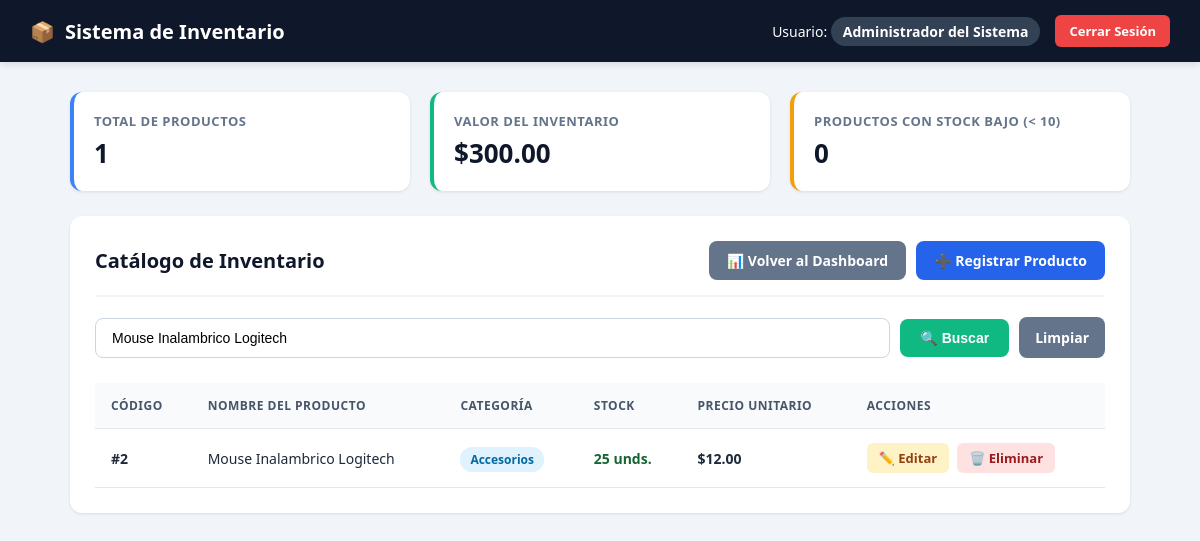
Page /inventario.php?buscar=Mouse Inalambrico Logitech (signed in) on the committed database.
### tables this page shows
CREATE TABLE IF NOT EXISTS productos (
id INT AUTO_INCREMENT PRIMARY KEY,
nombre_producto VARCHAR(100) NOT NULL,
categoria_id INT NOT NULL,
stock INT NOT NULL,
precio DECIMAL(10, 2) NOT NULL,
FOREIGN KEY (categoria_id) REFERENCES categorias(id)
);

CREATE TABLE IF NOT EXISTS categorias (
id INT AUTO_INCREMENT PRIMARY KEY,
nombre_categoria VARCHAR(50) NOT NULL UNIQUE
);

### inventario.php (the view, shortened to what this page needs)
<?php
require_once 'conexion.php';
$busqueda = trim($_GET['buscar'] ?? '');
if ($busqueda !== '') {
    $sql = "SELECT p.id, p.nombre_producto, c.nombre_categoria, p.stock, p.precio
            FROM productos p
            INNER JOIN categorias c ON p.categoria_id = c.id
            WHERE p.nombre_producto LIKE ? OR c.nombre_categoria LIKE ?
            ORDER BY p.id ASC";
    $stmt = $conn->prepare($sql);
    $param_busqueda = "%" . $busqueda . "%";
    $stmt->bind_param("ss", $param_busqueda, $param_busqueda);
    $stmt->execute();
    $resultado = $stmt->get_result();
} else {
    $sql = "SELECT p.id, p.nombre_producto, c.nombre_categoria, p.stock, p.precio
            FROM productos p
            INNER JOIN categorias c ON p.categoria_id = c.id
            ORDER BY p.id ASC";
    $resultado = $conn->query($sql);
}
$total_productos = 0;
$valor_total = 0;
$stock_bajo_count = 0;
$productos_data = [];
if ($resultado && $resultado->num_rows > 0) {
    while ($row = $resultado->fetch_assoc()) {
        $productos_data[] = $row;
        $total_productos++;
        $valor_total += ($row['precio'] * $row['stock']);
    }
}
?>
<!DOCTYPE html>
<html lang="es">
<head>
</head>
<body>
<nav class="navbar">
    <div class="navbar-brand">
        <span>📦</span> Sistema de Inventario
    </div>
    <div class="user-info">
        <span>Usuario: <span class="user-badge"><?php echo htmlspecialchars($_SESSION['nombre'] ?? 'Usuario'); ?></span></span>
        <a href="logout.php" class="btn-salir">Cerrar Sesión</a>
    </div>
</nav>
<div class="container">
    <div class="stats-grid">
        <div class="stat-card">
            <div class="stat-title">Total de Productos</div>
            <div class="stat-value"><?php echo $total_productos; ?></div>
        </div>
        <div class="stat-card success">
            <div class="stat-title">Valor del Inventario</div>
            <div class="stat-value">$<?php echo number_format($valor_total, 2); ?></div>
        </div>
        <div class="stat-card alert">
            <div class="stat-title">Productos con Stock Bajo (&lt; 10)</div>
            <div class="stat-value"><?php echo $stock_bajo_count; ?></div>
        </div>
    </div>
    <div class="main-card">
        <div class="header-actions">
            <h2>Catálogo de Inventario</h2>
            <div style="display: flex; gap: 10px; align-items: center; flex-wrap: wrap;">
                <a href="dashboard.php" class="btn-dashboard">📊 Volver al Dashboard</a>
                <a href="nuevo_producto.php" class="btn-nuevo">➕ Registrar Producto</a>
            </div>
        </div>
        <form method="GET" action="inventario.php" class="search-form">
            <div class="search-box">
                <input type="text"
                       name="buscar"
                       placeholder="Buscar por nombre de producto o categoría..."
                       value="<?php echo htmlspecialchars($busqueda); ?>"
                       autocomplete="off">
                <button type="submit" class="btn-search">🔍 Buscar</button>
                <?php if ($busqueda !== ''): ?>
                    <a href="inventario.php" class="btn-clear">Limpiar</a>
                <?php endif; ?>
            </div>
        </form>
        <table>
            <thead>
                <tr>
                    <th>Código</th>
                    <th>Nombre del Producto</th>
                    <th>Categoría</th>
                    <th>Stock</th>
                    <th>Precio Unitario</th>
                    <th>Acciones</th>
                </tr>
            </thead>
            <tbody>
                <?php if (count($productos_data) > 0): ?>
                    <?php foreach ($productos_data as $fila): ?>
                        <tr>
                            <td><strong>#<?php echo htmlspecialchars($fila['id']); ?></strong></td>
                            <td><?php echo htmlspecialchars($fila['nombre_producto']); ?></td>
                            <td><span class="badge-category"><?php echo htmlspecialchars($fila['nombre_categoria']); ?></span></td>
                            <td>
                                <?php if ($fila['stock'] < 10): ?>
                                    <span class="stock-bajo">⚠️ <?php echo $fila['stock']; ?> unds.</span>
                                <?php else: ?>
                                    <span class="stock-ok"><?php echo $fila['stock']; ?> unds.</span>
                                <?php endif; ?>
                            </td>
                            <td><strong>$<?php echo number_format($fila['precio'], 2); ?></strong></td>
                            <td>
                                <div class="action-buttons">
                                    <a href="editar_producto.php?id=<?php echo $fila['id']; ?>" class="btn-editar">✏️ Editar</a>
                                    <a href="eliminar_producto.php?id=<?php echo $fila['id']; ?>"
                                       class="btn-eliminar"
                                       onclick="return confirm('¿Estás seguro de eliminar el producto: <?php echo htmlspecialchars($fila['nombre_producto'], ENT_QUOTES); ?>?');">
                                       🗑️ Eliminar
                                    </a>
                                </div>
                            </td>
                        </tr>
                    <?php endforeach; ?>
                <?php endif; ?>
            </tbody>
        </table>
    </div>
</div>
</body>
</html>

### inventario.php (style rules this page uses)
* { box-sizing: border-box; }
body { font-family: 'Segoe UI', system-ui, -apple-system, sans-serif; background-color: #f1f5f9; margin: 0; padding: 0; color: #1e293b; }
.navbar { background-color: #0f172a; color: white; padding: 15px 30px; display: flex; justify-content: space-between; align-items: center; box-shadow: 0 4px 6px -1px rgba(0, 0, 0, 0.1); }
.navbar-brand { font-size: 20px; font-weight: 700; display: flex; align-items: center; gap: 10px; }
.user-info { display: flex; align-items: center; gap: 15px; font-size: 14px; }
.user-badge { background: #334155; padding: 5px 12px; border-radius: 20px; font-weight: 600; }
.btn-salir { background-color: #ef4444; color: white; text-decoration: none; padding: 7px 14px; border-radius: 6px; font-weight: 600; font-size: 13px; transition: background-color 0.2s; }
.container { max-width: 1100px; margin: 30px auto; padding: 0 20px; }
.stats-grid { display: grid; grid-template-columns: repeat(auto-fit, minmax(240px, 1fr)); gap: 20px; margin-bottom: 25px; }
.stat-card { background: white; padding: 20px; border-radius: 12px; box-shadow: 0 1px 3px rgba(0,0,0,0.1); border-left: 4px solid #3b82f6; }
.stat-card.alert { border-left-color: #f59e0b; }
.stat-card.success { border-left-color: #10b981; }
.stat-title { font-size: 13px; color: #64748b; text-transform: uppercase; font-weight: 700; letter-spacing: 0.5px; }
.stat-value { font-size: 26px; font-weight: 700; color: #0f172a; margin-top: 5px; }
.main-card { background: white; border-radius: 12px; box-shadow: 0 1px 3px rgba(0,0,0,0.1); padding: 25px; }
.header-actions { display: flex; justify-content: space-between; align-items: center; border-bottom: 2px solid #f1f5f9; padding-bottom: 15px; margin-bottom: 20px; flex-wrap: wrap; gap: 15px; }
.header-actions h2 { margin: 0; font-size: 20px; color: #0f172a; }
.btn-dashboard { background-color: #64748b; color: white; text-decoration: none; padding: 10px 18px; border-radius: 8px; font-weight: 600; font-size: 14px; display: inline-flex; align-items: center; gap: 6px; transition: background-color 0.2s; }
.btn-nuevo { background-color: #2563eb; color: white; text-decoration: none; padding: 10px 18px; border-radius: 8px; font-weight: 600; font-size: 14px; display: inline-flex; align-items: center; gap: 6px; transition: background-color 0.2s; }
.search-form { margin-bottom: 25px; }
.search-box { display: flex; gap: 10px; align-items: center; }
.search-box input[type="text"] { flex: 1; padding: 11px 16px; border: 1px solid #cbd5e1; border-radius: 8px; font-size: 14px; outline: none; transition: all 0.2s; }
.btn-search { background-color: #10b981; color: white; border: none; padding: 11px 20px; border-radius: 8px; font-weight: 600; font-size: 14px; cursor: pointer; transition: background-color 0.2s; }
.btn-clear { background-color: #64748b; color: white; text-decoration: none; padding: 11px 16px; border-radius: 8px; font-weight: 600; font-size: 14px; transition: background-color 0.2s; }
table { width: 100%; border-collapse: collapse; margin-top: 10px; font-size: 14px; }
th, td { padding: 14px 16px; text-align: left; border-bottom: 1px solid #e2e8f0; }
th { background-color: #f8fafc; color: #475569; font-weight: 700; text-transform: uppercase; font-size: 12px; letter-spacing: 0.5px; }
.badge-category { background-color: #e0f2fe; color: #0369a1; padding: 4px 10px; border-radius: 12px; font-size: 12px; font-weight: 600; }
.stock-ok { color: #166534; font-weight: 600; }
.action-buttons { display: flex; gap: 8px; align-items: center; }
.btn-editar { background-color: #fef3c7; color: #92400e; padding: 6px 12px; text-decoration: none; border-radius: 6px; font-size: 13px; font-weight: 600; transition: all 0.2s; }
.btn-eliminar { background-color: #fee2e2; color: #991b1b; padding: 6px 12px; text-decoration: none; border-radius: 6px; font-size: 13px; font-weight: 600; transition: all 0.2s; }

### rows in the picture
productos: id "2", nombre_producto "Mouse Inalambrico Logitech", categoria.nombre_categoria "Accesorios", stock "25", precio "12.00"

### other values in the picture
$_SESSION['nombre'] "Administrador del Sistema"
$total_productos "1"
$valor_total "300.00"
$stock_bajo_count "0"
